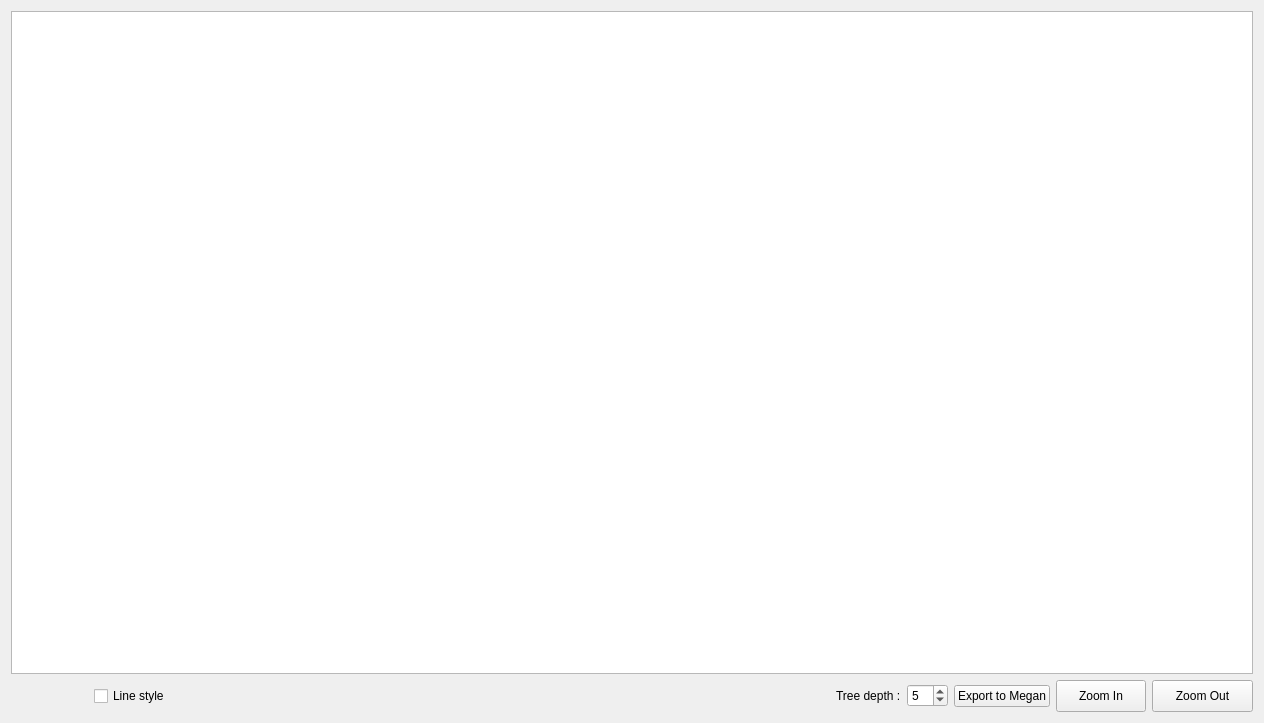
<?xml version="1.0" encoding="UTF-8"?>
<ui version="4.0">
 <class>MeganBrowser</class>
 <widget class="QWidget" name="MeganBrowser">
  <property name="geometry">
   <rect>
    <x>0</x>
    <y>0</y>
    <width>1264</width>
    <height>723</height>
   </rect>
  </property>
  <property name="windowTitle">
   <string>Form</string>
  </property>
  <layout class="QGridLayout" name="gridLayout">
   <item row="2" column="13">
    <widget class="QPushButton" name="zoomIn">
     <property name="sizePolicy">
      <sizepolicy hsizetype="Maximum" vsizetype="Maximum">
       <horstretch>0</horstretch>
       <verstretch>0</verstretch>
      </sizepolicy>
     </property>
     <property name="minimumSize">
      <size>
       <width>90</width>
       <height>32</height>
      </size>
     </property>
     <property name="text">
      <string>Zoom In</string>
     </property>
    </widget>
   </item>
   <item row="2" column="12">
    <widget class="QPushButton" name="exportToMegan">
     <property name="text">
      <string>Export to Megan</string>
     </property>
    </widget>
   </item>
   <item row="2" column="1">
    <widget class="QCheckBox" name="LineType">
     <property name="text">
      <string>Line style</string>
     </property>
    </widget>
   </item>
   <item row="2" column="14">
    <widget class="QPushButton" name="zoomOut">
     <property name="sizePolicy">
      <sizepolicy hsizetype="Maximum" vsizetype="Fixed">
       <horstretch>0</horstretch>
       <verstretch>0</verstretch>
      </sizepolicy>
     </property>
     <property name="minimumSize">
      <size>
       <width>101</width>
       <height>32</height>
      </size>
     </property>
     <property name="text">
      <string>Zoom Out</string>
     </property>
    </widget>
   </item>
   <item row="0" column="0" colspan="15">
    <widget class="QGraphicsView" name="graphicsView"/>
   </item>
   <item row="2" column="11">
    <widget class="QSpinBox" name="spinBox">
     <property name="sizePolicy">
      <sizepolicy hsizetype="Fixed" vsizetype="Fixed">
       <horstretch>0</horstretch>
       <verstretch>0</verstretch>
      </sizepolicy>
     </property>
     <property name="value">
      <number>5</number>
     </property>
    </widget>
   </item>
   <item row="2" column="10">
    <widget class="QLabel" name="label">
     <property name="sizePolicy">
      <sizepolicy hsizetype="Fixed" vsizetype="Preferred">
       <horstretch>0</horstretch>
       <verstretch>0</verstretch>
      </sizepolicy>
     </property>
     <property name="text">
      <string>Tree depth :</string>
     </property>
    </widget>
   </item>
  </layout>
 </widget>
 <resources/>
 <connections/>
</ui>
